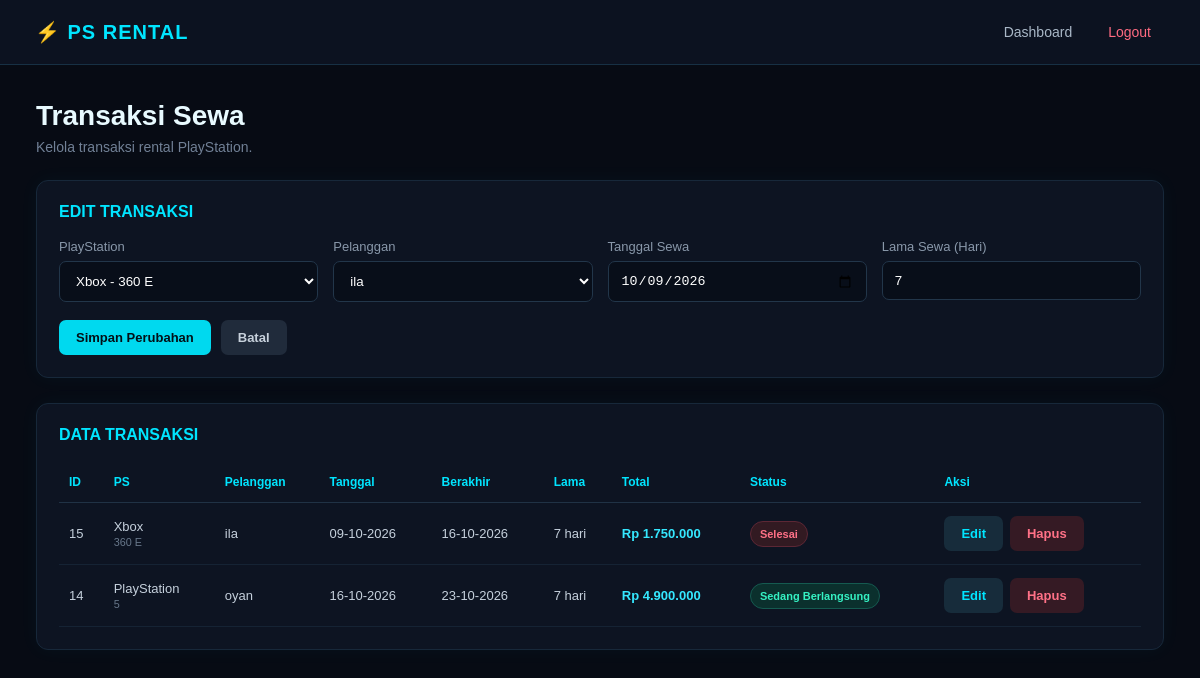
Page /db_rental/sewa.php?edit=15 (signed in) on the committed database.
### tables this page shows
CREATE TABLE `sewa` (
  `id_sewa` int(11) NOT NULL,
  `id_ps` int(11) DEFAULT NULL,
  `id_pelanggan` int(11) NOT NULL,
  `tgl_sewa` date NOT NULL,
  `lama_sewa` int(11) NOT NULL,
  `total_bayar` int(11) NOT NULL
);

CREATE TABLE `ps` (
  `id_ps` int(11) NOT NULL,
  `jenis_ps` varchar(100) NOT NULL,
  `type_ps` varchar(20) NOT NULL,
  `harga_sewa` int(11) NOT NULL
);

CREATE TABLE `pelanggan` (
  `id_pelanggan` int(11) NOT NULL,
  `nama_pelanggan` varchar(100) NOT NULL,
  `no_hp` varchar(20) NOT NULL,
  `alamat` text NOT NULL
);

### db_rental/sewa.php (the view, shortened to what this page needs)
<?php
include 'koneksi.php';
$edit_data = null;
if (isset($_GET['edit'])) {
    $id_sewa = $_GET['edit'];
    $query = mysqli_query(
        $koneksi,
        "SELECT *
         FROM sewa
         WHERE id_sewa='$id_sewa'"
    );
    $edit_data = mysqli_fetch_assoc($query);
}
?>
<!DOCTYPE html>
<html lang="id">
<head>
</head>
<body>
<nav class="navbar">
    <div class="brand">
        ⚡ PS RENTAL
    </div>
    <div class="nav-menu">
        <a href="index.php">
            Dashboard
        <a href="logout.php" class="logout">
            Logout
        </a>
    </div>
</nav>
<div class="container">
    <div class="title">
        <h1>Transaksi Sewa</h1>
        <p>
            Kelola transaksi rental PlayStation.
        </p>
    </div>
    <div class="card">
        <div class="card-title">
            <?= $edit_data
                ? 'EDIT TRANSAKSI'
                : 'TRANSAKSI BARU' ?>
        </div>
        <form method="POST">
            <div class="form-grid">
                <div class="form-group">
                    <label>
                        PlayStation
                    </label>
                    <select
                        name="id_ps"
                        required
                    >
                        <?php
                        $data_ps = mysqli_query(
                            $koneksi,
                            "SELECT * FROM ps
                             ORDER BY id_ps ASC"
                        );
                        while (
                            $ps = mysqli_fetch_assoc($data_ps)
                        ) {
                            $selected = '';
                            if (
                                $edit_data &&
                                $edit_data['id_ps']
                                == $ps['id_ps']
                            ) {
                                $selected = 'selected';
                            }
                        ?>
                            <option
                                value="<?= $ps['id_ps'] ?>"
                                <?= $selected ?>
                            >
                                <?= htmlspecialchars(
                                    $ps['jenis_ps']
                                ) ?>
                                -
                            </option>
                        <?php } ?>
                    </select>
                </div>
                <div class="form-group">
                    <label>
                        Pelanggan
                    </label>
                    <select
                        name="id_pelanggan"
                        required
                    >
                        <?php
                        $data_pelanggan = mysqli_query(
                            $koneksi,
                            "SELECT * FROM pelanggan
                             ORDER BY nama_pelanggan ASC"
                        );
                        while (
                            $pelanggan =
                            mysqli_fetch_assoc(
                                $data_pelanggan
                            )
                        ) {
                            $selected = '';
                            if (
                                $edit_data &&
                                $edit_data['id_pelanggan']
                                == $pelanggan['id_pelanggan']
                            ) {
                                $selected = 'selected';
                            }
                        ?>
                            <option
                                value="<?= $pelanggan['id_pelanggan'] ?>"
                                <?= $selected ?>
                            >
                                <?= htmlspecialchars(
                                    $pelanggan['nama_pelanggan']
                                ) ?>
                            </option>
                        <?php } ?>
                    </select>
                </div>
                <div class="form-group">
                    <label>
                        Tanggal Sewa
                    </label>
                    <input
                        type="date"
                        name="tgl_sewa"
                        required
                        value="<?= $edit_data['tgl_sewa'] ?? date('Y-m-d') ?>"
                    >
                </div>
                <div class="form-group">
                    <label>
                        Lama Sewa (Hari)
                    </label>
                    <input
                        type="number"
                        name="lama_sewa"
                        min="1"
                        required
                        value="<?= $edit_data['lama_sewa'] ?? 1 ?>"
                    >
                </div>
            </div>
            <div class="buttons">
                <?php if ($edit_data) { ?>
                    <button
                        type="submit"
                        name="update"
                        class="btn btn-save">
                        Simpan Perubahan
                    </button>
                    <a
                        href="sewa.php"
                        class="btn btn-cancel">
                        Batal
                    </a>
                <?php } ?>
            </div>
        </form>
    </div>
    <div class="card">
        <div class="card-title">
            DATA TRANSAKSI
        </div>
        <div class="table-wrap">
            <table>
                <thead>
                    <tr>
                        <th>ID</th>
                        <th>PS</th>
                        <th>Pelanggan</th>
                        <th>Tanggal</th>
                        <th>Berakhir</th>
                        <th>Lama</th>
                        <th>Total</th>
                        <th>Status</th>
                        <th>Aksi</th>
                    </tr>
                </thead>
                <tbody>
                <?php
                $data = mysqli_query(
                    $koneksi,
                    "
                    SELECT
                        sewa.*,
                        ps.jenis_ps,
                        ps.type_ps,
                        pelanggan.nama_pelanggan
                    FROM sewa
                    JOIN ps
                        ON sewa.id_ps = ps.id_ps
                    JOIN pelanggan
                        ON sewa.id_pelanggan =
                           pelanggan.id_pelanggan
                    ORDER BY sewa.id_sewa DESC
                    "
                );
                if (mysqli_num_rows($data) > 0) {
                    while (
                        $row =
                        mysqli_fetch_assoc($data)
                    ) {
                        $tanggal_mulai =
                            new DateTime(
                                $row['tgl_sewa']
                            );
                        $tanggal_berakhir =
                            clone $tanggal_mulai;
                        $tanggal_berakhir->modify(
                            '+' .
                            $row['lama_sewa'] .
                            ' days'
                        );
                        $hari_ini =
                            new DateTime();
                        if (
                            $hari_ini >=
                            $tanggal_berakhir
                        ) {
                            $status =
                                'Selesai';
                            $status_class =
                                'selesai';
                        } else {
                            $status =
                                'Sedang Berlangsung';
                            $status_class =
                                'berlangsung';
                        }
                ?>
                    <tr>
                        <td>
                            <?= $row['id_sewa'] ?>
                        </td>
                        <td>
                            <?= htmlspecialchars(
                                $row['jenis_ps']
                            ) ?>
                            <br>
                            <small
                                style="color:#68788b;">
                                <?= htmlspecialchars(
                                    $row['type_ps']
                                ) ?>
                            </small>
                        </td>
                        <td>
                            <?= htmlspecialchars(
                                $row['nama_pelanggan']
                            ) ?>
                        </td>
                        <td>
                            <?= date(
                                'd-m-Y',
                                strtotime(
                                    $row['tgl_sewa']
                                )
                            ) ?>
                        </td>
                        <td>
                            <?= $tanggal_berakhir
                                ->format('d-m-Y') ?>
                        </td>
                        <td>
                            <?= $row['lama_sewa'] ?>
                            hari
                        </td>
                        <td class="total">
                            Rp
                            <?= number_format(
                                $row['total_bayar'],
                                0,
                                ',',
                                '.'
                            ) ?>
                        </td>
                        <td>
                            <span
                                class="status <?= $status_class ?>"
                            >
                                <?= $status ?>
                            </span>
                        </td>
                        <td>
                            <div class="action">
                                <a
                                    href="sewa.php?edit=<?= $row['id_sewa'] ?>"
                                    class="btn edit">
                                    Edit
                                </a>
                                <a
                                    href="sewa.php?hapus=<?= $row['id_sewa'] ?>"
                                    class="btn delete"
                                    onclick="return confirm('Yakin ingin menghapus transaksi ini?')">
                                    Hapus
                                </a>
                            </div>
                        </td>
                    </tr>
                <?php
                    }
                } ?>
                </tbody>
            </table>
        </div>
    </div>
</div>
</body>
</html>

### db_rental/sewa.php (style rules this page uses)
* { box-sizing: border-box; margin: 0; padding: 0; }
body { font-family: Arial, sans-serif; background: #070b14; color: #e8faff; min-height: 100vh; }
.navbar { min-height: 65px; background: #0c1220; border-bottom: 1px solid #173044; display: flex; align-items: center; justify-content: space-between; padding: 0 35px; }
.brand { color: #00e5ff; font-size: 20px; font-weight: bold; letter-spacing: 1px; }
.nav-menu { display: flex; gap: 8px; }
.nav-menu a { color: #aab8c7; text-decoration: none; padding: 9px 14px; border-radius: 7px; font-size: 14px; }
.logout { color: #ff6b81 !important; }
.container { width: 94%; max-width: 1250px; margin: 35px auto; }
.title { margin-bottom: 25px; }
.title h1 { font-size: 28px; margin-bottom: 7px; }
.title p { color: #718096; font-size: 14px; }
.card { background: #0d1422; border: 1px solid #17283a; border-radius: 12px; padding: 22px; margin-bottom: 25px; box-shadow: 0 0 20px rgba(0, 229, 255, 0.04); }
.card-title { color: #00e5ff; font-size: 16px; font-weight: bold; margin-bottom: 18px; }
.form-grid { display: grid; grid-template-columns: repeat(4, 1fr); gap: 15px; }
.form-group { display: flex; flex-direction: column; gap: 7px; }
label { color: #8998aa; font-size: 13px; }
select, input { width: 100%; background: #080e19; border: 1px solid #22364a; color: white; padding: 11px 12px; border-radius: 7px; outline: none; }
option { background: #0d1422; color: white; }
.buttons { margin-top: 18px; display: flex; gap: 10px; }
button, .btn { border: none; padding: 10px 17px; border-radius: 7px; text-decoration: none; cursor: pointer; font-size: 13px; font-weight: bold; }
.btn-save { background: #00d9ef; color: #031017; }
.btn-cancel { background: #202b3b; color: #c7d1dc; }
.table-wrap { overflow-x: auto; }
table { width: 100%; border-collapse: collapse; min-width: 900px; }
th { text-align: left; color: #00e5ff; font-size: 12px; padding: 13px 10px; border-bottom: 1px solid #203245; white-space: nowrap; }
td { padding: 13px 10px; color: #c5d0dc; border-bottom: 1px solid #152334; font-size: 13px; }
.status { display: inline-block; padding: 6px 9px; border-radius: 20px; font-size: 11px; font-weight: bold; white-space: nowrap; }
.berlangsung { background: #0b302d; color: #35f1c3; border: 1px solid #155a50; }
.selesai { background: #321a22; color: #ff7187; border: 1px solid #5c2735; }
.action { display: flex; gap: 7px; }
.edit { background: #172c3b; color: #00e5ff; }
.delete { background: #351a24; color: #ff7187; }
.total { color: #35e8ff; font-weight: bold; white-space: nowrap; }

### rows in the picture
sewa: tgl_sewa "10/09/2026", lama_sewa "7", id_sewa "15", id_ps.jenis_ps "Xbox", id_ps.type_ps "360 E", id_pelanggan.nama_pelanggan "ila", tgl_sewa "09-10-2026", tgl_sewa+lama_sewa "16-10-2026", total_bayar "1.750.000", status "Selesai"
sewa: id_sewa "14", id_ps.jenis_ps "PlayStation", id_ps.type_ps "5", id_pelanggan.nama_pelanggan "oyan", tgl_sewa "16-10-2026", tgl_sewa+lama_sewa "23-10-2026", lama_sewa "7", total_bayar "4.900.000", status "Sedang Berlangsung"

### other values in the picture
form field id_ps "Xbox - 360 E"
form field id_pelanggan "ila"
